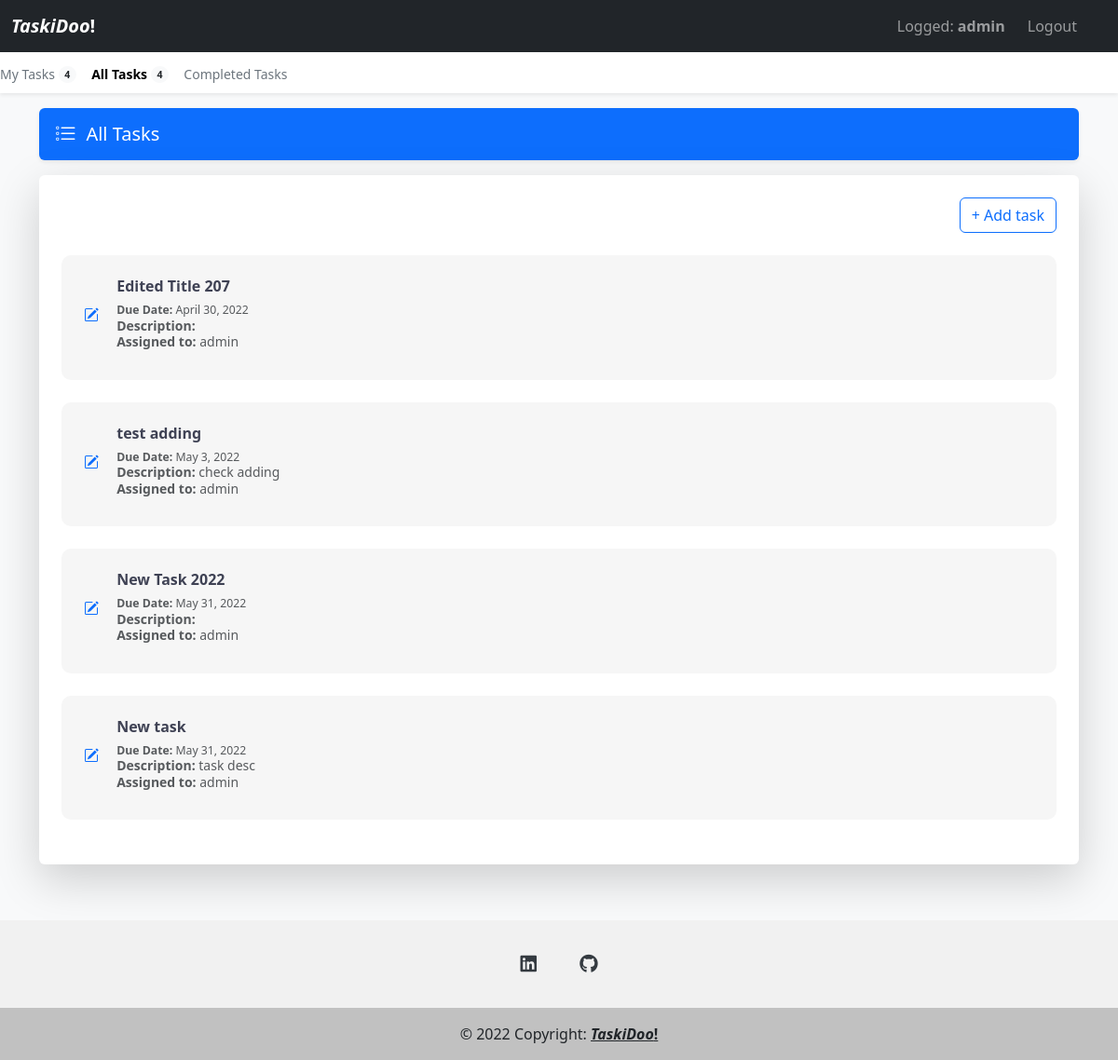
Screenshot of /all_tasks/ (signed in) with the database file from the repository.
### todo_apps/models.py (models this page shows, shortened)
class Task(models.Model):
    text_title = models.CharField(max_length=200)
    text_desc = models.TextField(max_length=10000, blank=True, null=True,)
    date_added = models.DateTimeField(auto_now_add=True)
    owner = models.ForeignKey(User, on_delete=models.CASCADE)
    comment = models.TextField(max_length=10000, blank=True, null=True)
    date_due = models.DateField()
    status = models.BooleanField(default=False)
    project = models.ForeignKey(Project, on_delete=models.CASCADE, blank=True, null=True)

### todo_apps/views.py (the view)
# urls.py: path('all_tasks/', views.all_tasks, name='all_tasks'),
@login_required
def all_tasks(request):
    all_tasks = Task.objects.filter(project = Project.objects.get(assigned_users=request.user), status=False).order_by('date_due')
    tasks = Task.objects.filter(project = Project.objects.get(assigned_users=request.user),owner=request.user, status=False)
    context = {'all_tasks': all_tasks, 'tasks': tasks}
    return render(request, 'todo_apps/all_tasks.html', context)

### todo_apps/templates/todo_apps/all_tasks.html (shortened to what this page needs)
{% extends "todo_apps/base.html" %}
{% block content %}
<main class="container formBg">
    <div class="d-flex align-items-center p-3 my-3 text-white bg-purple rounded shadow-sm">
        <div class="lh-1">
            <h1 class="h5 mb-0 text-white lh-1">All Tasks</h1>
        </div>
    </div>
    <div class="mt-3 mb-5 p-4 bg-body rounded shadow-lg">
        <div class="d-block text-end mb-4">
            <button class="myBtn btn btn-outline-primary" hx-get="{% url 'todo_apps:new_task' %}" hx-target="#dialog">+ Add task</a></button>
        </div>
        {% for task in all_tasks %}
            <div class="d-flex mb-4 p-4 task-content">
                <a class="myBtn d-block text-decoration-none" hx-trigger="click" hx-get="{% url 'todo_apps:edit_task' task.id %}" hx-target="#dialog">
                </a>
            <p class="pb-2 mb-0 small text-muted lh-sm" hx-trigger="click" hx-get="{% url 'todo_apps:edit_task' task.id %}" hx-target="#dialog">
                <a class="myBtn d-block text-decoration-none task-item task-content-h h6"><strong>{{ task.text_title }}</strong></a>
                <small><strong>Due Date:</strong> {{ task.date_due }}</small></br>
                <strong>Description:</strong> {{ task.text_desc }}</br>
                <strong>Assigned to:</strong> {{ task.owner }}
            </p>
            </div>
        {% empty %}
            <p>No tasks added!</p>
        {% endfor %}
    </div>
</main>
{% endblock content %}

### todo_apps/templates/todo_apps/base.html (shortened to what this page needs)
{% load bootstrap5 %}
{% load static %}
{% bootstrap_css %}
<!doctype html>
<html lang="en">
  <head>
    <link rel="stylesheet" href="{% static 'css/style.css' %}">
    <link rel="stylesheet" href="https://cdnjs.cloudflare.com/ajax/libs/font-awesome/6.0.0/css/all.min.css">
  </head>
  {% if user.is_authenticated %}
  <body class="bg-light">
        <nav class="navbar navbar-expand-lg fixed-top navbar-dark bg-dark" style="z-index:4;">
        <div class="container-fluid">
            <a class="navbar-brand" href="{% url 'todo_apps:index' %}"><i><b>TaskiDoo</i>!</b></a>
            <div class="navbar-collapse" id="navbarsExampleDefault">
            <ul class="navbar-nav me-auto mb-2 mb-lg-0">
                <li class="nav-item">
                  <a class="nav-link"></a>
                  </li>
            </ul>
            <ul class="navbar-nav me-0 mb-5 mb-lg-0">
            {% if user.is_authenticated %}
            <li class="nav-item me-2">
            <a class="nav-link" href="{% url 'users:profile' %}">Logged: <b>{{ user.username }}</b></a>
            </li>
            <li class="nav-item me-4">
                <a class="nav-link" href="{% url 'users:logout' %}">Logout</a>
            </li>
            {% endif %}
            </div>
        </div>
        </nav>
        <div class="nav-scroller bg-body shadow-sm">
        <nav class="nav nav-underline">
            <a class="nav-link" id="my_tasks"  href="{% url 'todo_apps:tasks' %}">
              My Tasks
            <span class="badge bg-light text-dark rounded-pill align-text-bottom">{{ tasks.count }}</span>
            </a>
            <a class="nav-link" id="all_tasks" href="{% url 'todo_apps:all_tasks' %}">
              All Tasks
            <span class="badge bg-light text-dark rounded-pill align-text-bottom">{{ all_tasks.count}}</span>
            </a>
            <a class="nav-link" id="completed_tasks" href="{% url 'todo_apps:completed_tasks' %}">Completed Tasks</a>
        </nav>
        </div>
{% endif %}
{% block content %} {% endblock content %}
<footer class="footer text-center text-white">
  <div class="container pt-4">
    <section class="mb-4">
      <a
        class="btn btn-link btn-floating btn-lg m-1 social-icon"
        href="https://www.linkedin.com/in/tomasz-kaczmarczyk-4235a31a4/"
        role="button"
        ><i class="fab fa-linkedin"></i
      ></a>
      <a
        class="btn btn-link btn-floating btn-lg m-1 social-icon"
        href="https://github.com/TKdev96"
        role="button"
        ><i class="fab fa-github"></i
      ></a>
    </section>
  </div>
  <div class="text-center text-dark p-3 footer-text">
    © 2022 Copyright:
    <a class="text-dark" href="#"><b><i>TaskiDoo</i>!</b></a>
  </div>
</footer>
  </body>
</html>

### todo_apps/static/css/style.css (style rules this page uses)
html, body { overflow-x: hidden; overflow-y: visible; }
body { padding-top: 56px; }
.container { margin-top: 60px; }
.task-content { border-radius: 10px; background-color: #f6f6f6; }
.task-content-icon { margin-top: 2rem !important; margin-right: 1.200rem; color: #0d6efd; }
.nav-scroller { position: fixed; width: 100%; z-index: 2; height: 2.75rem; overflow-y: hidden; }
.nav-scroller .nav { display: flex; flex-wrap: nowrap; padding-bottom: 1rem; margin-top: 1px; overflow-x: auto; color: rgba(255, 255, 255, .75); text-align: center; white-space: nowrap; -webkit-overflow-scrolling: touch; }
.nav-underline .nav-link { padding-top: .75rem; padding-bottom: .75rem; font-size: .875rem; color: #6c757d; }
.nav-underline { font-weight: 500; color: #343a40; }
.bg-purple { background-color: #0d6efd; }
#navbarsExampleDefault { display: none; }
.formBg { min-height: 75%; }
.task-item { color: #3F4254; }
.footer { background-color: #f1f1f1de; position: relative; left: 0; bottom: 0; margin-top: 0; width: 100%; text-align: center; }
.footer-text { background-color: rgba(0, 0, 0, 0.2); }
.social-icon { color: #343a40; }

### rows the page displays
Task: text_title "Edited Title 207", date_due "April 30, 2022", owner "admin"
Task: text_title "test adding", date_due "May 3, 2022", text_desc "check adding", owner "admin"
Task: text_title "New Task 2022", date_due "May 31, 2022", owner "admin"
Task: text_title "New task", date_due "May 31, 2022", text_desc "task desc", owner "admin"

### other values shown
{{ user.username }} "admin"
{{ tasks.count }} "4"
{{ all_tasks.count }} "4"
